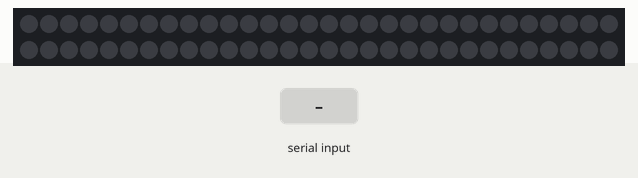
This program was run on a simulated Arduino Nano, built with avr-gcc and run on an emulated ATmega328P. On the bench: 60 RGB LEDs in strip order, left to right, continuing on the next row. The test bench sets the inputs (shaded band).

Above: at 1.2 s.
1.3 s: "3" received over Serial
At 1.79 s:
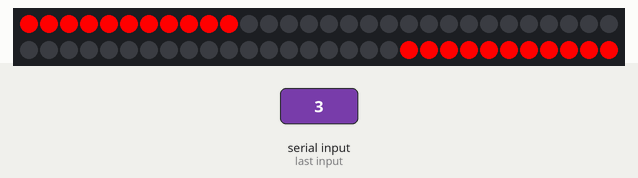
6.7 s: "1" received over Serial
At 9.23 s:
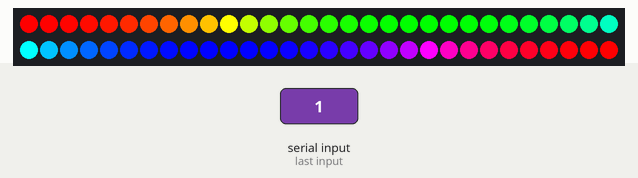
9.6 s: "2" received over Serial
At 10.19 s:
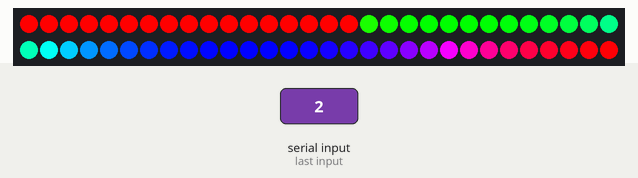

Measured:
- after the input at 1.3 s, the LEDs: first change at once (image 1 shows a later state)
- after the input at 6.7 s, the LEDs: first differ from a run without the input after 2.5 s (image 2)

The program:

main.cpp
```cpp
#include <Arduino.h>
#include <Adafruit_NeoPixel.h>
#include "config.h"

char receivedChar = '0'; // Domyślny tryb
int rainbowSpin = 0;

void setup()
{
  strip.begin();
  strip.show();
  Serial.begin(9600);
}

// Funkcja animacja komenty
void commet()
{
  for (int i = NUMLEDS - 1; i >= 0; i--)
  {
    for (int j = 0; j < NUMLEDS; j++)
    {
      int brightness = map((j + i) % NUMLEDS, 0, NUMLEDS / 2, 0, 255);
      brightness = constrain(brightness, 0, 255);
      if ((j + i) % NUMLEDS >= NUMLEDS / 2)
      {
        strip.setPixelColor(j, strip.Color(0, 0, 0));
      }
      else
      {
        strip.setPixelColor(j, strip.Color(0, brightness, brightness));
      }
    }
    strip.show();
    delay(30);
  }
}

// Funkcja tęczy
void rainbow()
{
  strip.rainbow(rainbowSpin);
  strip.show();
  delay(15);
  rainbowSpin -= 256;
}

// Przykład zmiany trybu na "2" - stały kolor fioletowy
void colors()
{
  for (uint16_t i = 0; i < strip.numPixels(); i++)
  {
    strip.setPixelColor(i, strip.Color(255, 0, 0));
    strip.show();
    delay(20);
  }

  for (uint16_t i = 0; i < strip.numPixels(); i++)
  {
    strip.setPixelColor(i, strip.Color(255, 100, 0));
    strip.show();
    delay(20);
  }

  for (uint16_t i = 0; i < strip.numPixels(); i++)
  {
    strip.setPixelColor(i, strip.Color(255, 255, 0));
    strip.show();
    delay(20);
  }

  for (uint16_t i = 0; i < strip.numPixels(); i++)
  {
    strip.setPixelColor(i, strip.Color(0, 255, 0));
    strip.show();
    delay(20);
  }

  for (uint16_t i = 0; i <= strip.numPixels(); i++)
  {
    strip.setPixelColor(i, strip.Color(0, 255, 255));
    strip.show();
    delay(20);
  }

  for (uint16_t i = 0; i <= strip.numPixels(); i++)
  {
    strip.setPixelColor(i, strip.Color(0, 0, 255));
    strip.show();
    delay(20);
  }

  for (uint16_t i = 0; i <= strip.numPixels(); i++)
  {
    strip.setPixelColor(i, strip.Color(255, 0, 255));
    strip.show();
    delay(20);
  }

  for (uint16_t i = 0; i <= strip.numPixels(); i++)
  {
    strip.setPixelColor(i, strip.Color(0, 0, 0));
    strip.show();
    delay(20);
  }
}

// Funkcja animacji do środka
void toCenter()
{
  for (uint16_t i = 0; i < strip.numPixels() / 2; i++)
  {
    strip.setPixelColor(i, strip.Color(255, 0, 0));
    strip.setPixelColor(strip.numPixels() - 1 - i, strip.Color(255, 0, 0));
    strip.show();
    delay(30);
  }

  for (uint16_t i = 0; i < strip.numPixels() / 2; i++)
  {
    strip.setPixelColor(i, strip.Color(255, 100, 0));
    strip.setPixelColor(strip.numPixels() - 1 - i, strip.Color(255, 100, 0));
    strip.show();
    delay(30);
  }

  for (uint16_t i = 0; i < strip.numPixels() / 2; i++)
  {
    strip.setPixelColor(i, strip.Color(255, 255, 0));
    strip.setPixelColor(strip.numPixels() - 1 - i, strip.Color(255, 255, 0));
    strip.show();
    delay(30);
  }

  for (uint16_t i = 0; i < strip.numPixels() / 2; i++)
  {
    strip.setPixelColor(i, strip.Color(0, 255, 0));
    strip.setPixelColor(strip.numPixels() - 1 - i, strip.Color(0, 255, 0));
    strip.show();
    delay(30);
  }

  for (uint16_t i = 0; i < strip.numPixels() / 2; i++)
  {
    strip.setPixelColor(i, strip.Color(0, 255, 255));
    strip.setPixelColor(strip.numPixels() - 1 - i, strip.Color(0, 255, 255));
    strip.show();
    delay(30);
  }

  for (uint16_t i = 0; i < strip.numPixels() / 2; i++)
  {
    strip.setPixelColor(i, strip.Color(0, 0, 255));
    strip.setPixelColor(strip.numPixels() - 1 - i, strip.Color(0, 0, 255));
    strip.show();
    delay(30);
  }

  for (uint16_t i = 0; i < strip.numPixels() / 2; i++)
  {
    strip.setPixelColor(i, strip.Color(255, 0, 255));
    strip.setPixelColor(strip.numPixels() - 1 - i, strip.Color(255, 0, 255));
    strip.show();
    delay(30);
  }

  for (uint16_t i = 0; i < strip.numPixels() / 2; i++)
  {
    strip.setPixelColor(i, strip.Color(0, 0, 0));
    strip.setPixelColor(strip.numPixels() - 1 - i, strip.Color(0, 0, 0));
    strip.show();
    delay(30);
  }
}

// Tryb białego światła
void white()
{
  for (uint16_t i = 100; i < 255; i++)
  {
    strip.fill(strip.Color(i, i, i - 50));
    strip.show();
    delay(50);
  }

  for (uint16_t i = 255; i >= 100; i--)
  {
    strip.fill(strip.Color(i, i, i - 50));
    strip.show();
    delay(50);
  }
}

// Tryb resetujcy - wyłącz wszystkie diody
void allOff()
{
  strip.fill(strip.Color(0, 0, 0));
  strip.show();
}

void loop()
{
  if (Serial.available() > 0)
  {
    receivedChar = Serial.read();
  }

  if (receivedChar == '1')
  {
    rainbow(); // Przykład zmiany trybu na "1"
  }
  else if (receivedChar == '2')
  {
    colors(); // Przykład zmiany trybu na "2"
  }
  else if (receivedChar == '3')
  {
    toCenter(); // Przykład zmiany trybu na "3"
  }
  else if (receivedChar == '4')
  {
    commet(); // Przykład zmiany trybu na "4"
  }
  else if (receivedChar == '5')
  {
    white(); // Przykład zmiany trybu na "5"
  }
  else if (receivedChar == '6')
  {
    strip.setBrightness(60);
    strip.show();
  }
  else if (receivedChar == '7')
  {
    strip.setBrightness(150);
    strip.show();
  }
  else if (receivedChar == '8')
  {
    strip.setBrightness(255);
    strip.show();
  }
  else if (receivedChar == '9')
  {
    allOff(); // Przykład zmiany trybu na "9"
  }
}
```

config.h
```cpp
#ifndef CONFIG_H
#define CONFIG_H

#include <Adafruit_NeoPixel.h>

int PIN = 8;
int NUMLEDS = 60;
Adafruit_NeoPixel strip = Adafruit_NeoPixel(NUMLEDS, PIN, NEO_GRB + NEO_KHZ800);

#endif // CONFIG_H
```
